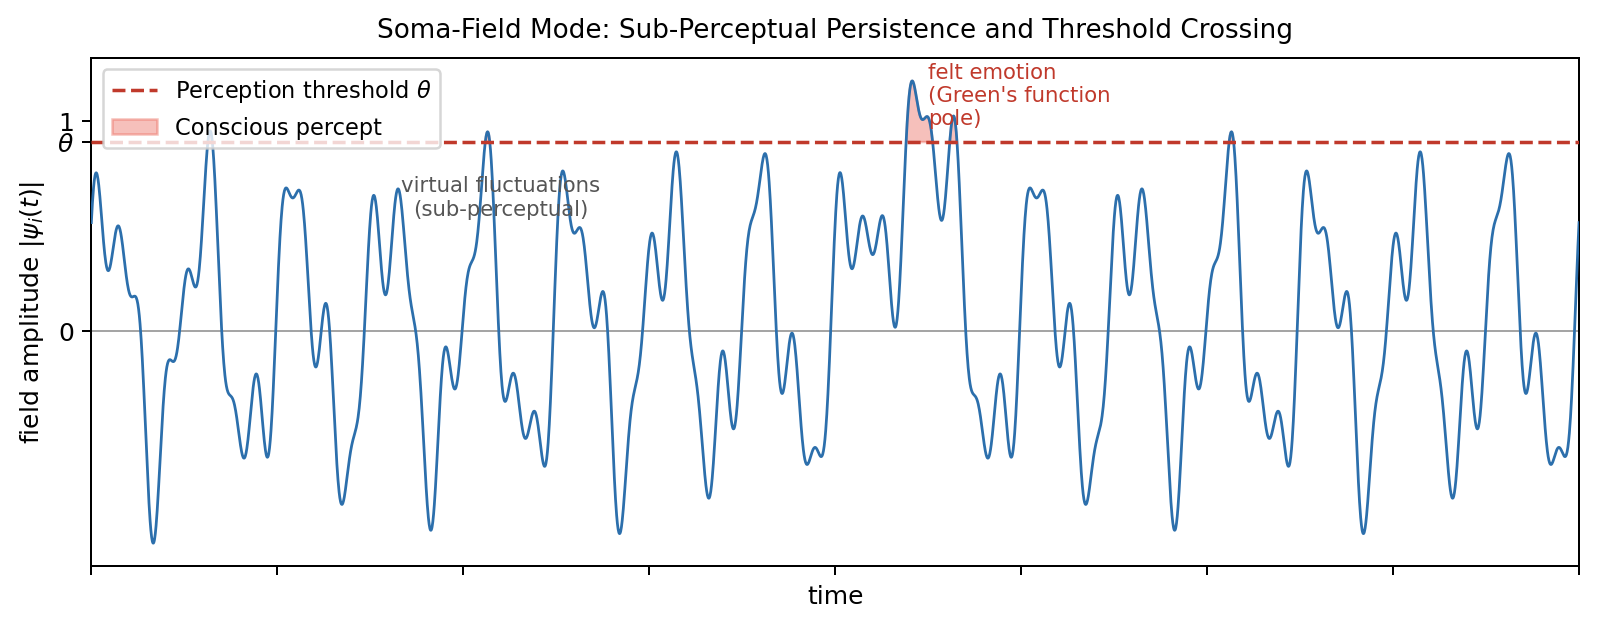

The script that saved this image:
"""
Figure 0 — The Quantum Field Analogy: Virtual and Real Excitations
Illustrates continuous field oscillation with one threshold-crossing event.
Produces fig0_field_mode.pdf and fig0_field_mode.png
"""
import numpy as np
import matplotlib
matplotlib.use("Agg")
import matplotlib.pyplot as plt
import matplotlib.patches as mpatches

rng = np.random.default_rng(42)

t = np.linspace(0, 20, 4000)
# Carrier oscillation at ω_0 with smaller harmonics
signal = (0.6 * np.sin(2 * np.pi * 0.8 * t + 0.3)
          + 0.25 * np.sin(2 * np.pi * 1.9 * t + 1.1)
          + 0.18 * np.sin(2 * np.pi * 3.2 * t + 0.7))
# Add a single large excitation event at t≈11
spike_centre = 11.0
signal += 1.35 * np.exp(-((t - spike_centre) ** 2) / 0.12)

threshold = 0.90

fig, ax = plt.subplots(figsize=(9, 3.6))
ax.plot(t, signal, color="#2C6FAC", lw=1.1, zorder=3)
ax.axhline(threshold, color="#C0392B", lw=1.4, ls="--", zorder=4,
           label=r"Perception threshold $\theta$")

# Shade area above threshold
ax.fill_between(t, signal, threshold,
                where=(signal >= threshold),
                alpha=0.35, color="#E74C3C", zorder=2,
                label="Conscious percept")

# Zero line
ax.axhline(0, color="#888", lw=0.6, zorder=1)

# Annotations
ax.annotate("virtual fluctuations\n(sub-perceptual)",
            xy=(5.5, 0.55), fontsize=8.5, ha="center", color="#555",
            xytext=(5.5, 0.55))
ax.annotate("", xy=(spike_centre, 1.38), xytext=(spike_centre, threshold + 0.05),
            arrowprops=dict(arrowstyle="->", color="#C0392B", lw=1.2))
ax.text(spike_centre + 0.25, 1.28, "felt emotion\n(Green's function\npole)", fontsize=8.5,
        color="#C0392B", va="top")

ax.set_xlabel("time", fontsize=10)
ax.set_ylabel(r"field amplitude $|\psi_i(t)|$", fontsize=10)
ax.set_title("Soma-Field Mode: Sub-Perceptual Persistence and Threshold Crossing",
             fontsize=10.5, pad=8)
ax.legend(loc="upper left", fontsize=9, framealpha=0.8)
ax.set_xlim(0, 20)
ax.set_yticks([0, threshold, 1.0])
ax.set_yticklabels(["0", r"$\theta$", "1"])
ax.tick_params(axis="x", labelbottom=False)

plt.tight_layout()
for ext in ("pdf", "png"):
    plt.savefig(f"fig0_field_mode.{ext}", dpi=180, bbox_inches="tight")
print("fig0 saved")
